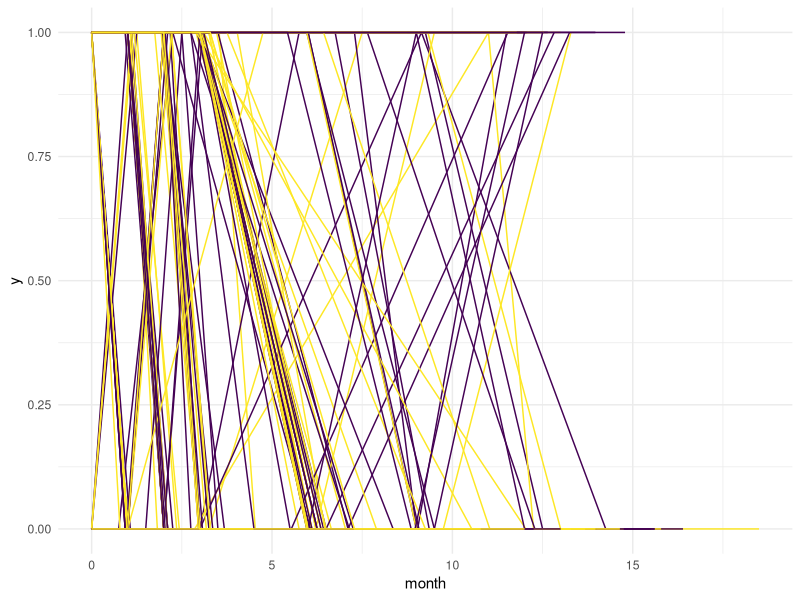

Write the R code that produced this figure. (Note: this script raises an error after producing the figure.)
## ---- chunk 1
library(tidyverse)
library(viridis)
library(geepack)
library(doBy)
knitr::opts_chunk$set(
	echo = TRUE,
	warning = FALSE,
	message = FALSE,
	fig.width = 8, 
  fig.height = 6,
  out.width = "90%"
)
options(
  ggplot2.continuous.colour = "viridis",
  ggplot2.continuous.fill = "viridis",
  scipen = 999
)
scale_colour_discrete = scale_colour_viridis_d
scale_fill_discrete = scale_fill_viridis_d
theme_set(theme_minimal() + theme(legend.position = "bottom"))
## ---- chunk 2
# data = read.delim(file = "./data/toenail.txt", sep = "", col.names = c("id", "y", "treatment", "month", "visit"), header = TRUE)

data = read_delim(file = "./data/toenail.txt", delim = " ", col_names = c("id", "y", "treatment", "month", "visit"), skip = 1)

data
## ---- chunk 3
data %>% 
  ggplot() +
  geom_path(aes(x = month, y = y, group = id, color = treatment)) +
  theme(legend.position = "none")
## ---- chunk 4
gee1 = geepack::geeglm(y ~ month * treatment, data = data, id = id, family = binomial(link = "logit"), corstr = "exchangeable")
summary(gee1)
## ---- chunk 5
L = matrix(0, ncol = 4, nrow = 1)

L[1, c(4)] = c(1)

L
## ---- chunk 6
esticon(gee1, L=L, joint.test = TRUE)
## ---- chunk 7
gee2 = geepack::geeglm(y ~ month + treatment, data = data, id = id, family = binomial(link = "logit"), corstr = "exchangeable")
summary(gee2)
## ---- chunk 8
df = read_delim(file = "./data/skin.txt", delim = " ", col_names = c("id", "center", "age", "skin", "gender", "exposure", "y", "tr", "year"), skip = 1) %>% 
  mutate(tr = as_factor(tr),
         year = as.numeric(year),
         y = as.numeric(y),
         age = as.numeric(age),
         gender = as_factor(gender),
         skin = as_factor(skin),
         exposure = as.numeric(exposure),
         current_age = age + year - 1)

df
## ---- chunk 9
gee_model1 = geepack::geeglm(y ~ year + tr , data = df, id = id, family = poisson(link = "log"), corstr = "exchangeable")

summary(gee_model1)
## ---- chunk 10
gee_model3 = geepack::geeglm(y ~ skin + age + year + tr + exposure, data = df, id = id, family = poisson(link = "log"), corstr = "unstructured")

summary(gee_model3)
## ---- chunk 11
gee_model4 = geepack::geeglm(y ~ skin + age + year + tr + exposure, data = df, id = id, family = poisson(link = "log"), corstr = "AR1")

summary(gee_model4)
## ---- chunk 12
# str(gee_model3)
a = gee_model4$geese$alpha
a2 = gee_model3$geese$alpha


M = matrix(data = 0, nrow = 5, ncol = 5, byrow = TRUE)
M[1,] = c(1, a, a^2, a^3, a^4)
M[2,] = c(a, 1, a, a^2, a^3)
M[3,] = c(a^2, a, 1, a, a^2)
M[4,] = c(a^3, a^2, a, 1, a)
M[5,] = c(a^4, a^3, a^2, a, 1)
M

N = matrix(data = c(1, a2[1], a2[2], a2[3], a2[4], 
                    a2[1], 1, a2[5], a2[6], a2[7], 
                    a2[2], a2[5], 1, a2[8], a2[9], 
                    a2[3], a2[6], a2[8], 1, a2[10],
                    a2[4], a2[7], a2[9], a2[10], 1), 
           nrow = 5, ncol = 5, byrow = TRUE)
N
